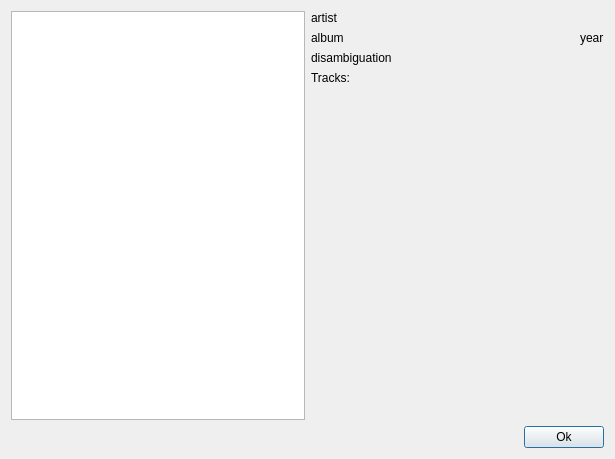
<?xml version="1.0" encoding="UTF-8"?>
<ui version="4.0">
 <class>Dialog</class>
 <widget class="QDialog" name="Dialog">
  <property name="geometry">
   <rect>
    <x>0</x>
    <y>0</y>
    <width>615</width>
    <height>459</height>
   </rect>
  </property>
  <property name="windowTitle">
   <string>Choose a release...</string>
  </property>
  <layout class="QVBoxLayout" name="verticalLayout_3">
   <item>
    <layout class="QVBoxLayout" name="verticalLayout_2">
     <item>
      <layout class="QHBoxLayout" name="horizontalLayout">
       <item>
        <widget class="QListWidget" name="lstReleases"/>
       </item>
       <item>
        <layout class="QVBoxLayout" name="relInfo">
         <item>
          <widget class="QLabel" name="lbArtist">
           <property name="text">
            <string>artist</string>
           </property>
          </widget>
         </item>
         <item>
          <layout class="QHBoxLayout" name="horizontalLayout_2" stretch="5,0">
           <item>
            <widget class="QLabel" name="lbAlbum">
             <property name="text">
              <string>album</string>
             </property>
            </widget>
           </item>
           <item>
            <widget class="QLabel" name="lbYear">
             <property name="text">
              <string>year</string>
             </property>
            </widget>
           </item>
          </layout>
         </item>
         <item>
          <widget class="QLabel" name="lbDisambiguation">
           <property name="text">
            <string>disambiguation</string>
           </property>
          </widget>
         </item>
         <item>
          <widget class="QLabel" name="lbTracks">
           <property name="text">
            <string>Tracks:</string>
           </property>
          </widget>
         </item>
         <item>
          <spacer name="verticalSpacer">
           <property name="orientation">
            <enum>Qt::Vertical</enum>
           </property>
           <property name="sizeHint" stdset="0">
            <size>
             <width>20</width>
             <height>40</height>
            </size>
           </property>
          </spacer>
         </item>
        </layout>
       </item>
      </layout>
     </item>
     <item>
      <layout class="QHBoxLayout" name="horizontalLayout_3">
       <item>
        <spacer name="horizontalSpacer">
         <property name="orientation">
          <enum>Qt::Horizontal</enum>
         </property>
         <property name="sizeHint" stdset="0">
          <size>
           <width>38</width>
           <height>20</height>
          </size>
         </property>
        </spacer>
       </item>
       <item>
        <widget class="QPushButton" name="btnOk">
         <property name="text">
          <string>Ok</string>
         </property>
        </widget>
       </item>
      </layout>
     </item>
    </layout>
   </item>
  </layout>
 </widget>
 <resources/>
 <connections/>
</ui>
